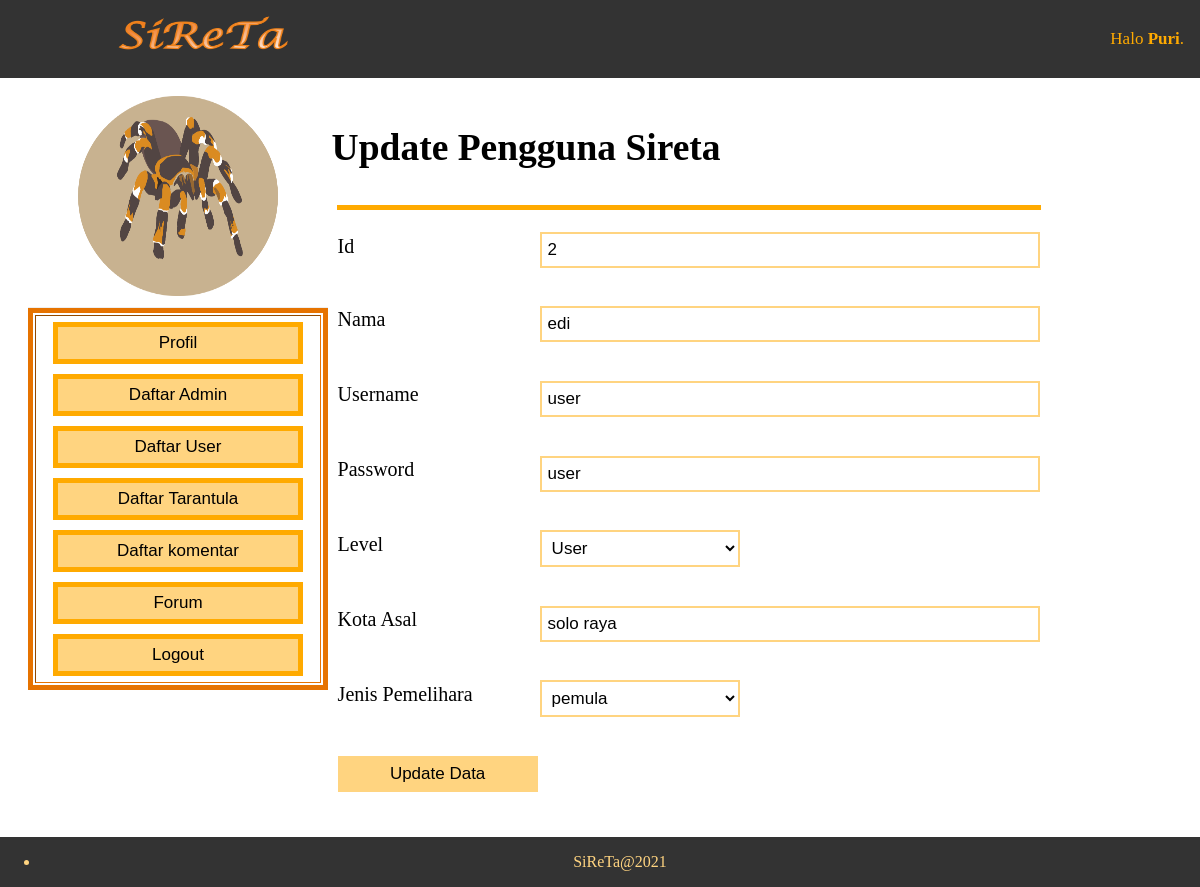
Screenshot of /admin/edit_pengguna.php?id_user=2 (signed in) with the database file from the repository.
### tables this page shows
CREATE TABLE `user` (
  `id_user` int(10) NOT NULL,
  `nama` varchar(50) NOT NULL,
  `username` varchar(20) NOT NULL,
  `password` varchar(10) NOT NULL,
  `level` enum('Admin','User') NOT NULL,
  `kota` varchar(20) NOT NULL,
  `jenis_pemelihara` varchar(20) NOT NULL
);

### admin/edit_pengguna.php (the view, shortened to what this page needs)
<?php include 'header.php'; ?>
	<div class="kanan2">
		<h2 >Update Pengguna Sireta</h2>
        <?php
            $id_user=mysqli_real_escape_string($koneksi,$_GET['id_user']);
            $aaa=mysqli_query($koneksi,"select * from user where id_user='$id_user'")or die(mysqli_error());
            while($a=mysqli_fetch_array($aaa)){
                $level=$a['level'];
                $pemelihara=$a['jenis_pemelihara'];
        ?>
        <form method="POST" action="../function/update_pengguna.php" style="padding : 5px;">
            <table class="table1">
            <tr height="75px">
                    <td class="col-md-1">Id</td>
                    <td><input type="text" placeholder="id user" name="id_user" value="<?php echo $a['id_user'] ?>" readonly></td>
                </tr>
                <tr height="75px">
                    <td class="col-md-1">Nama</td>
                    <td><input type="text" placeholder="Nama" name="nama" value="<?php echo $a['nama'] ?>" required></td>
                </tr>
                <tr height="75px">
                    <td class="col-md-1">Username</td>
                    <td><input type="text" placeholder="username" name="username" value="<?php echo $a['username'] ?>" readonly></td>
                </tr>
                <tr height="75px">
                    <td class="col-md-1">Password</td>
                    <td><input type="text" placeholder="password" name="password" value="<?php echo $a['password'] ?>" required></td>
                </tr>
                <tr height="75px">
                    <td class="col-md-1">Level</td>
                    <td ><select name="level" required>
                            <option value="User"
                            <?php if ($level =='User') {echo"selected";}?>
                            >User</option>
                        </select>
                        </td>
                </tr>
                <tr height="75px">
                    <td class="col-md-1">Kota Asal</td>
                    <td><input type="text" placeholder="kota asal" name="kota" value="<?php echo $a['kota'] ?>" required></td>
                </tr>
                <tr height="75px">
                    <td class="col-md-1">Jenis Pemelihara</td>
                    <td ><select name="pemelihara">
                            <option value="pemula"
                            <?php if ($pemelihara =='pemula') {echo"selected";}?>
                            >pemula</option>
                        </select>
                        </td>
                </tr>
                <tr height="75px">
                    <td><input type="submit" value="Update Data" ></td>
                </tr>
            </table>
        </form>
    </div>
        <?php
        }
        ?>
<?php include 'footer.php';?>

### admin/header.php (shortened to what this page needs)
<html>
<head>
	<link rel="stylesheet" type="text/css" href="../css/tartul.css">
</head>
<body>
	<?php
		include '../function/koneksi.php';
		$username = $_SESSION['username'];
	?>
	<?php
        $user=mysqli_query($koneksi,"select * from user where username ='$username' ");
    	while($u=mysqli_fetch_array($user)){
    ?>
        <div class="topnav">
		  <a><img class="tulisan" src="../image/based/sireta.png"></a>
		  <div class="login-container">
                <a>Halo <b><?php echo $u['nama']; ?></b>.</a>
		  </div>
		</div>
	<?php } ?>
		<div class="container" style="margin:8% auto;">
				<div class="kiri2">
                   <div >
				   <table border="5" width="300px" height="200px" style="text-align :center; border: none;border-collapse: collapse;">
				   <tr><td class="logokiri">
					   <img class="logo" src="../image/based/logo.png" onclick= "location.href='admin.php'">
				   </td></tr>
					</table>
                   <table border="5" width="300px" height="200px" style="text-align :center; border: 5px solid #e67300;">
				   <tr><td>
				   		<button onclick= "location.href='Profil_Admin.php'">Profil</button>
						<button onclick= "location.href='DAdmin.php'">Daftar Admin</button>
						<button onclick= "location.href='DUser.php'">Daftar User</button>
						<button onclick= "location.href='tarantula.php'">Daftar Tarantula</button>
						<button onclick= "location.href='komentar.php'">Daftar komentar</button>
						<button onclick= "location.href='forum.php'">Forum</button>
						<button onclick= "location.href='../function/logout.php'">Logout</button>
					</td></tr>
					</table>
					</div>
				</div>

### css/tartul.css (style rules this page uses)
img.tulisan { padding-left: 100px; width: 200px; height: 50px; }
img.logo { width: 200px; height: 200px; margin-left: AUTO; margin-right: auto; display:block; padding-bottom: 10px; cursor: pointer; }
.topnav { background-color: #333; overflow: hidden; position: fixed; left: 0; top: 0; width: 100%; }
.topnav a { float: left; text-align: center; padding: 14px 16px; text-decoration: none; font-size: 17px; color : #ffaa00; }
.topnav .login-container { padding-top: 15px; float: right; }
.container .kanan2 { text-align : left; font-size : 25px; float: right; height: 100%; width: 60%; padding-Right : 150px; }
.container .kiri2 { text-align : center; float: left; height: 100%; width: 25%; padding-left : 20px; }
.container input[type=text] { padding: 6px; margin-top: 8px; font-size: 17px; border: 2px solid #ffd480; width: 200px; }
.table1 input[type=text] { padding: 6px; margin-top: 8px; font-size: 17px; border: 2px solid #ffd480; width: 500px; }
.container input[type=submit] { padding: 6px; margin-top: 8px; font-size: 17px; border: 2px solid #ffd480; width: 200px; background: #ffd480; cursor: pointer; }
.container .kiri2 button { padding: 6px; margin-top: 5px; margin-bottom: 5px; font-size: 17px; border: 5px solid #ffaa00; width: 250px; background: #ffd480; cursor: pointer; }
.col-md-1 { width: 8.33333333%; text-align : left; }
.table1 .col-md-1 { width: 8.33333333%; text-align : left; }
.table1 { border-top: 5px solid #ffaa00; border-collapse: collapse; padding : 15px; height:200px; font-size: 20px; }
.table1 select { outline: 0; background-color: transparent; padding: 6px; margin-top: 8px; font-size: 17px; border: 2px solid #ffd480; width: 200px; }
.logokiri { border-right: none; border-left: none; border-top: none }

### rows the page displays
user: nama "Puri"
user: id_user "2", nama "edi", username "user", password "user", level "User", kota "solo raya", pemelihara "pemula"
